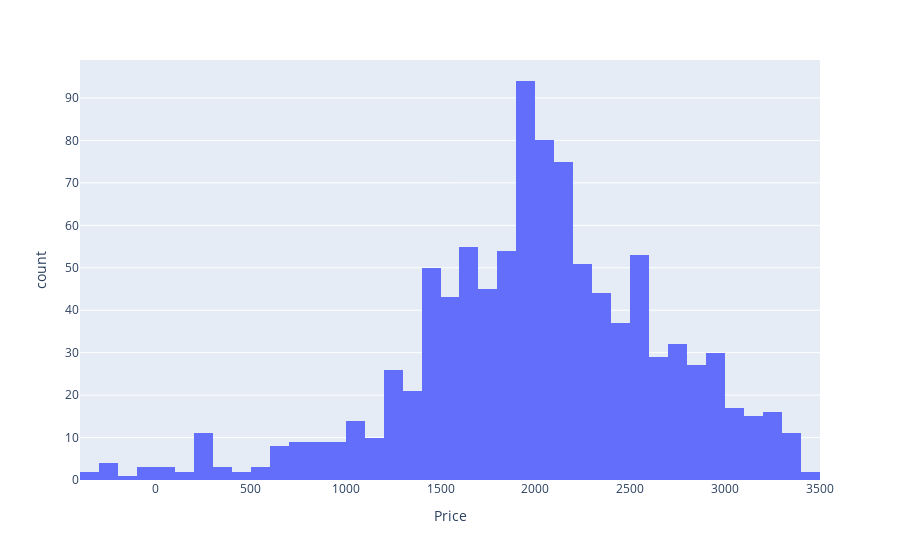

Notebook source saved alongside this figure:
### Code cell
px.histogram(df,x='Price')

### Figure 1 — Plotly figure (JSON) as saved in the notebook; plotly's stock layout.template omitted (floating-point values rounded to 4 significant figures; data arrays with more than 128 entries replaced by an {"elided": "..."} marker saying what was removed)
{"data": [{"alignmentgroup": "True", "bingroup": "x", "hovertemplate": "Price=%{x}<br>count=%{y}<extra></extra>", "legendgroup": "", "marker": {"color": "#636efa", "pattern": {"shape": ""}}, "name": "", "offsetgroup": "", "orientation": "v", "showlegend": false, "type": "histogram", "x": {"elided": "1000 float values"}, "xaxis": "x", "yaxis": "y"}], "layout": {"barmode": "relative", "legend": {"tracegroupgap": 0}, "margin": {"t": 60}, "xaxis": {"anchor": "y", "domain": [0, 1], "title": {"text": "Price"}}, "yaxis": {"anchor": "x", "domain": [0, 1], "title": {"text": "count"}}}}
